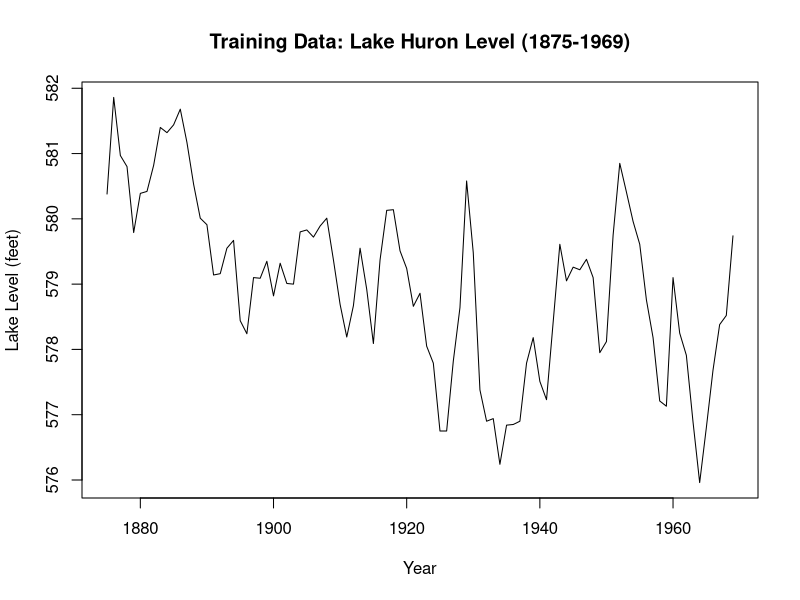
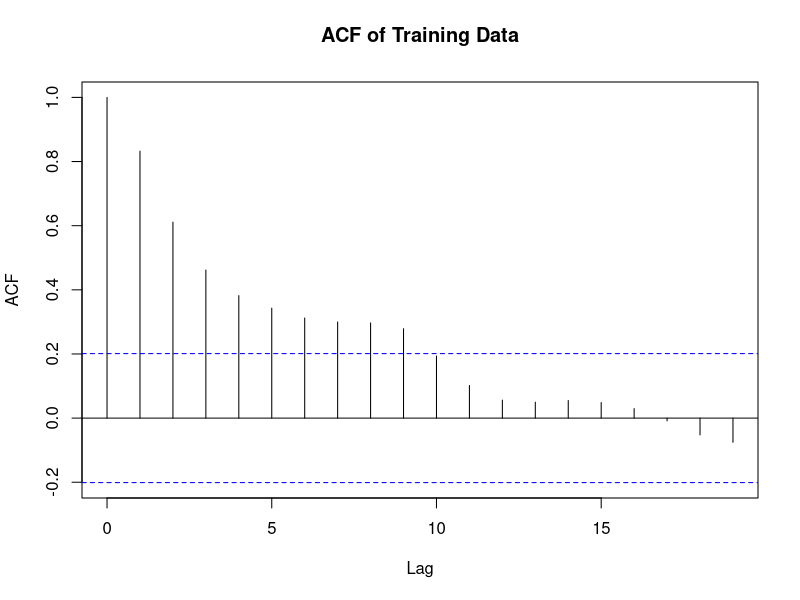
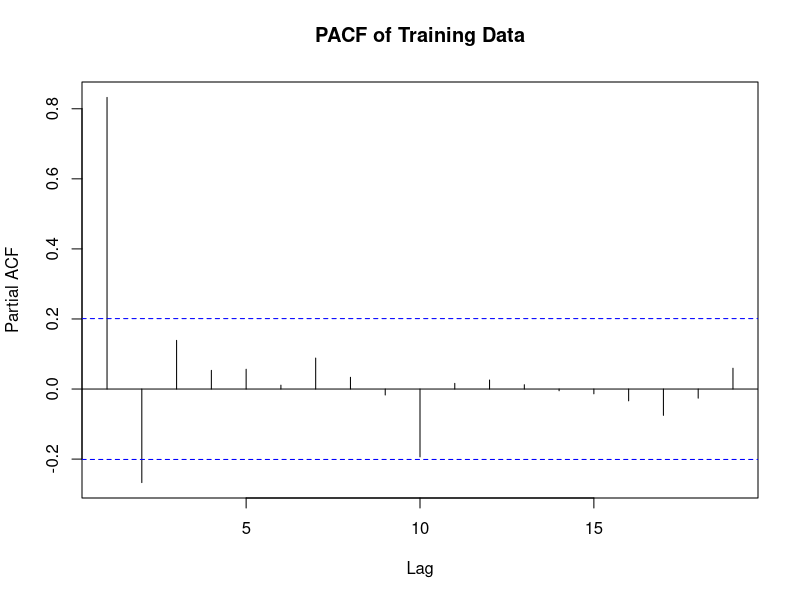
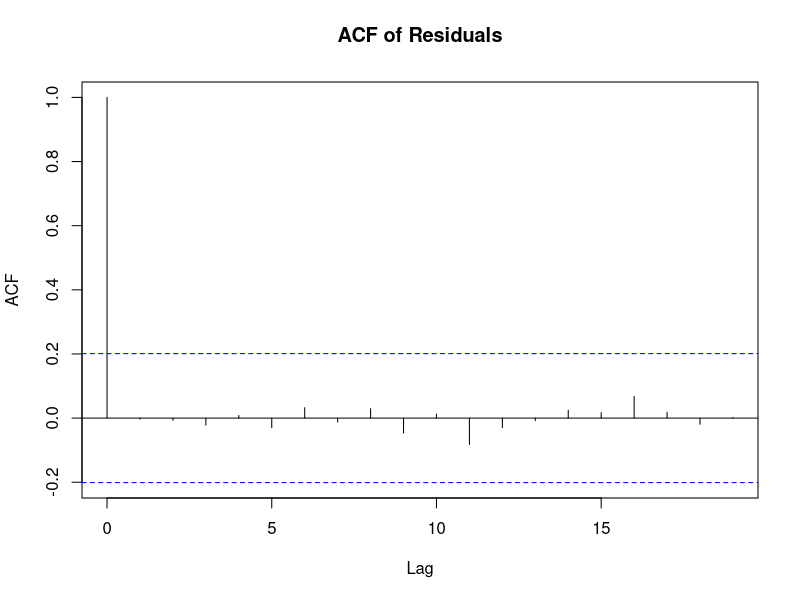
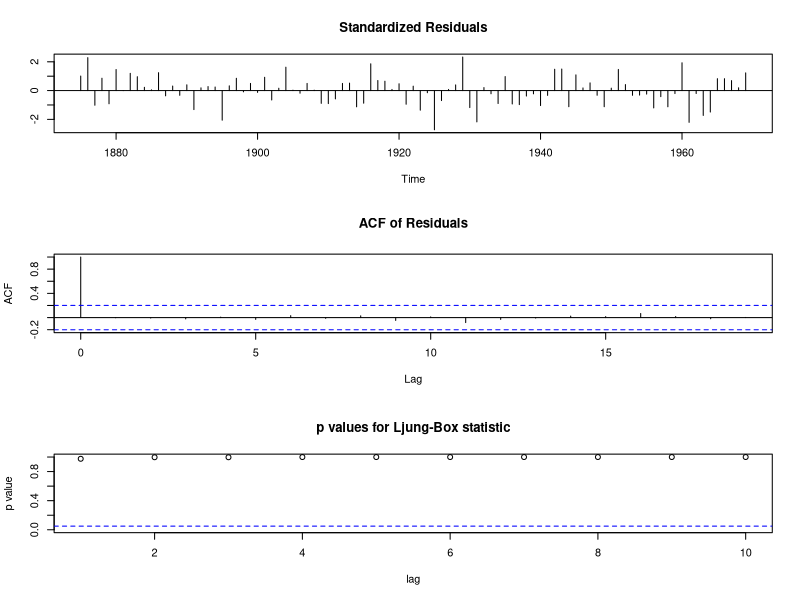
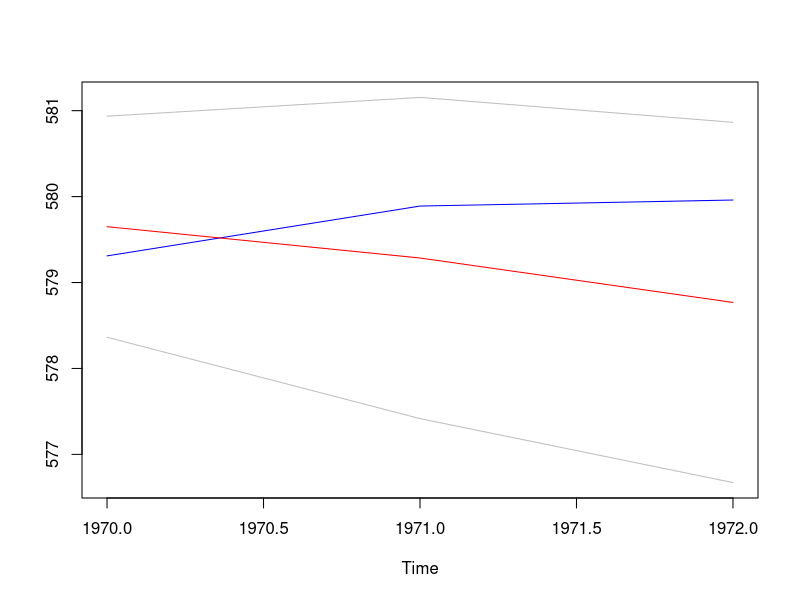

Write the R code that produced these figures, in order.
## ---- chunk 1
knitr::opts_chunk$set(echo = TRUE)
#if you do not have the package, type install.packages("name_of_the_package")
library(knitr)
library(tseries)
## ---- chunk 2
data <- LakeHuron
training_data <- window(LakeHuron, start = 1875, end = 1969)
test_data <- window(LakeHuron, start = 1970, end = 1972)

## ---- chunk 3
plot(training_data, main = "Training Data: Lake Huron Level (1875-1969)", ylab = "Lake Level (feet)", xlab = "Year")
acf(training_data, main = "ACF of Training Data")
pacf(training_data, main = "PACF of Training Data")
## ---- chunk 4
# this is where your R code goes
## ---- chunk 5
model1 <- arima(training_data, order = c(2,0 ,9))
model2 <- arima(training_data, order = c(2,0 ,10))
print(model1)
print(model2)
## ---- chunk 6
acf(residuals(model1), main = "ACF of Residuals")
tsdiag(model1)
## ---- chunk 7
# this is where your R code goes
## ---- chunk 8
forecast <- predict(model1, n.ahead = 3)
## ---- chunk 9
comparison <- data.frame(
  Year = 1970:1972,
  Forecast = forecast$pred,
  True_Value = test_data,
  Lower_Bound = forecast$pred - 1.96 * forecast$se, 
  Upper_Bound = forecast$pred + 1.96 * forecast$se
)
print(comparison)
## ---- chunk 10
ts.plot(comparison$True_Value, comparison$Forecast, comparison$Lower_Bound, comparison$Upper_Bound, col = c("blue", "red", "grey", "grey"))
